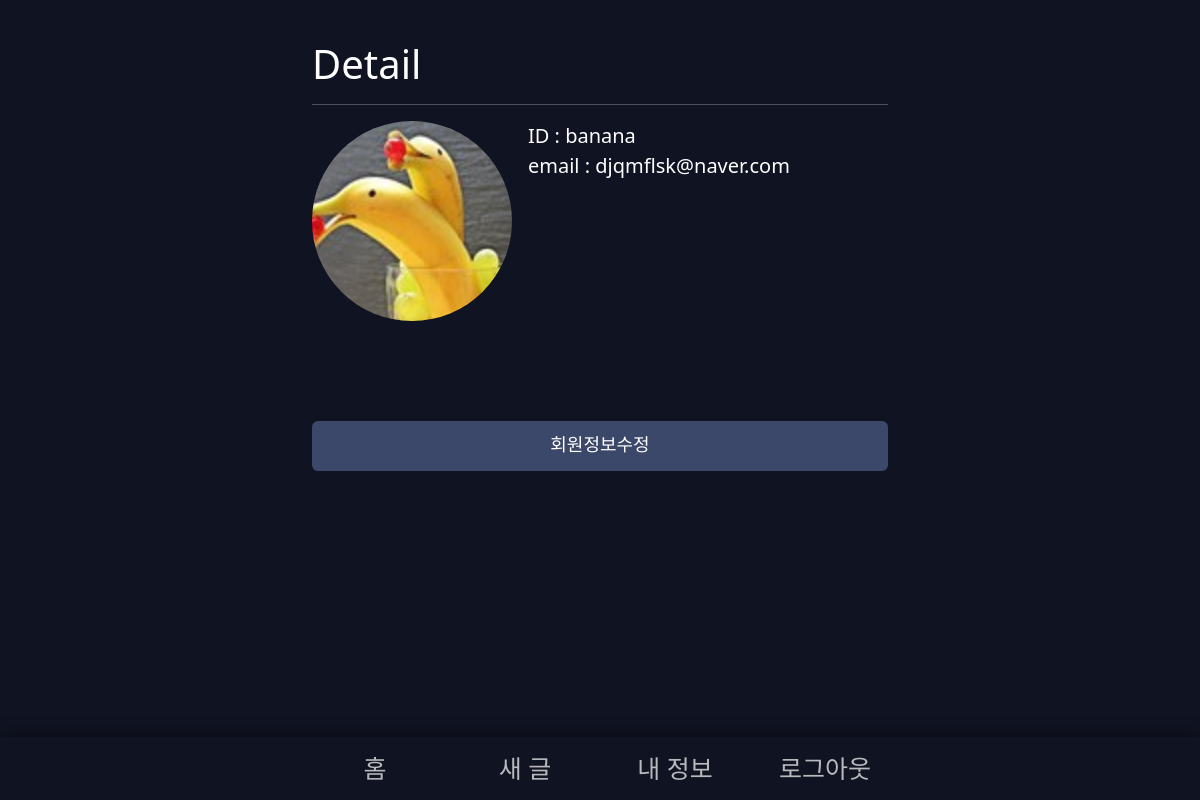
Screenshot of /accounts/detail/ (signed in) with the database file from the repository.
### accounts/models.py (models this page shows)
class User(AbstractUser):
    def profile_image_path(instance, filename):
        return f'profiles/{instance.username}/{filename}'
    profile_image = models.ImageField(upload_to=profile_image_path, blank=True, null=True)

### accounts/views.py (the view)
# urls.py: path('detail/', views.detail, name='detail')
@login_required
def detail(request):
    return render(request, 'accounts/detail.html')

### accounts/templates/accounts/detail.html
{% extends 'base.html' %}
{% block content %}
  <h1>Detail</h1>
  <hr>
  <div class='d-flex'>
    {% if request.user.profile_image %}
    <div style='width:200px;'>
      <img class='rounded-circle w-100' src="{{ request.user.profile_image.url }}" alt="{{ request.user.username }}">
    </div>
    {% endif %}
    <div class='ms-3' style='font-size:20px;'>
      <div>
        ID : {{ request.user.username }}
      </div>
      <div>
        email : {{ request.user.email }}
      </div>
    </div>
  </div>
  <div class='accounts-sign'>
    <a class='update-a btn btn-primary' style='font-size: 18px; line-height: 35px;' href="{% url 'accounts:update' %}">회원정보수정</a>
  </div>
{% endblock content %}

### rows the page displays
User: user.profile_image (picture), user.username "banana", user.email "djqmflsk@naver.com"
